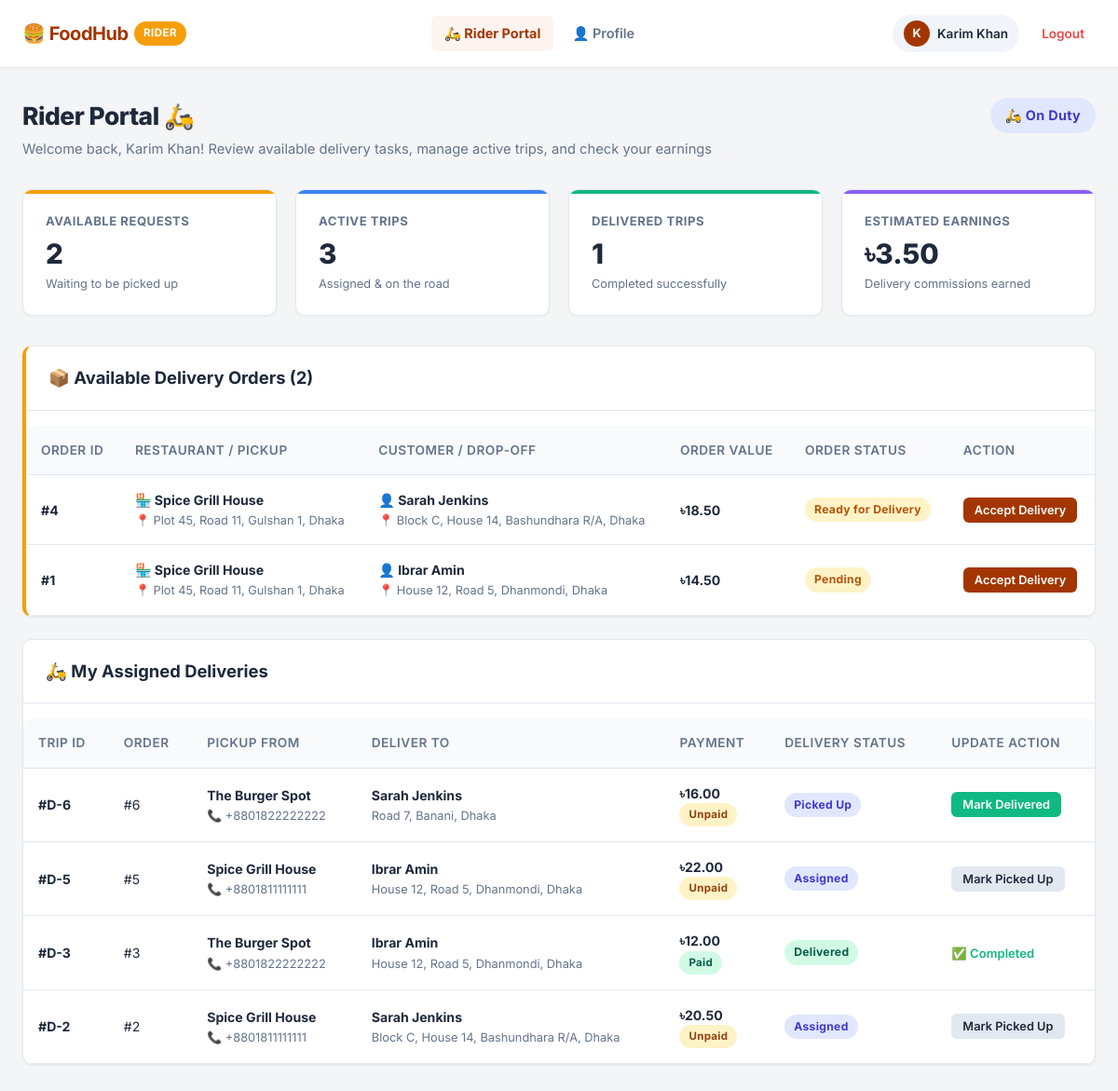
Screenshot of /rider/dashboard.php (signed in) with the database file from the repository.
### tables this page shows
CREATE TABLE orders (
    order_id INT AUTO_INCREMENT PRIMARY KEY,
    customer_id INT NOT NULL,
    restaurant_id INT NOT NULL,
    total_amount DECIMAL(10, 2) NOT NULL,
    order_status ENUM('Pending', 'Preparing', 'Ready for Delivery', 'Out for Delivery', 'Delivered', 'Cancelled') DEFAULT 'Pending',
    delivery_address TEXT NOT NULL,
    payment_method VARCHAR(50) DEFAULT 'Cash on Delivery',
    payment_status ENUM('Unpaid', 'Paid') DEFAULT 'Unpaid',
    created_at TIMESTAMP DEFAULT CURRENT_TIMESTAMP,
    updated_at TIMESTAMP DEFAULT CURRENT_TIMESTAMP ON UPDATE CURRENT_TIMESTAMP,
    FOREIGN KEY (customer_id) REFERENCES users(user_id) ON DELETE CASCADE,
    FOREIGN KEY (restaurant_id) REFERENCES restaurants(restaurant_id) ON DELETE CASCADE
);

CREATE TABLE restaurants (
    restaurant_id INT AUTO_INCREMENT PRIMARY KEY,
    user_id INT NOT NULL,
    name VARCHAR(150) NOT NULL,
    description TEXT,
    address VARCHAR(255) NOT NULL,
    phone VARCHAR(20),
    cuisine_type VARCHAR(100) DEFAULT 'Traditional',
    status ENUM('Pending', 'Approved', 'Rejected', 'Suspended') DEFAULT 'Pending',
    rejection_reason VARCHAR(255) NULL,
    is_open TINYINT(1) DEFAULT 1,
    created_at TIMESTAMP DEFAULT CURRENT_TIMESTAMP,
    updated_at TIMESTAMP DEFAULT CURRENT_TIMESTAMP ON UPDATE CURRENT_TIMESTAMP,
    FOREIGN KEY (user_id) REFERENCES users(user_id) ON DELETE CASCADE
);

CREATE TABLE users (
    user_id INT AUTO_INCREMENT PRIMARY KEY,
    name VARCHAR(100) NOT NULL,
    username VARCHAR(50) NOT NULL UNIQUE,
    email VARCHAR(100) NOT NULL UNIQUE,
    phone VARCHAR(20) NULL,
    role ENUM('Administrator', 'Customer', 'Restaurant Manager', 'Rider') NOT NULL DEFAULT 'Customer',
    password VARCHAR(255) NOT NULL,
    address TEXT NULL,
    status ENUM('Active', 'Inactive', 'Suspended') NOT NULL DEFAULT 'Active',
    created_at TIMESTAMP DEFAULT CURRENT_TIMESTAMP,
    updated_at TIMESTAMP DEFAULT CURRENT_TIMESTAMP ON UPDATE CURRENT_TIMESTAMP
);

CREATE TABLE deliveries (
    delivery_id INT AUTO_INCREMENT PRIMARY KEY,
    order_id INT NOT NULL UNIQUE,
    rider_id INT NULL,
    delivery_status ENUM('Pending Assignment', 'Assigned', 'Picked Up', 'Delivered', 'Cancelled') DEFAULT 'Pending Assignment',
    assigned_at TIMESTAMP NULL,
    pickup_time TIMESTAMP NULL,
    delivered_at TIMESTAMP NULL,
    rider_earning DECIMAL(10, 2) NOT NULL DEFAULT 0.00,
    rider_note VARCHAR(500) NULL,
    created_at TIMESTAMP DEFAULT CURRENT_TIMESTAMP,
    updated_at TIMESTAMP DEFAULT CURRENT_TIMESTAMP ON UPDATE CURRENT_TIMESTAMP,
    FOREIGN KEY (order_id) REFERENCES orders(order_id) ON DELETE CASCADE,
    FOREIGN KEY (rider_id) REFERENCES users(user_id) ON DELETE SET NULL
);

### rider/dashboard.php (called while the page is built)
<?php
require_once __DIR__ . '/../controllers/dashboard_controller.php';
require_once __DIR__ . '/../views/rider/dashboard.php';

### controllers/dashboard_controller.php (called while the page is built, shortened)
<?php
require_once __DIR__ . '/../config/db.php';
require_once __DIR__ . '/../models/delivery_model.php';
$user_id = intval($_SESSION['user_id']);
$user_role = normalize_role($_SESSION['role'] ?? 'Customer');
$user_name = $_SESSION['name'] ?? $_SESSION['username'] ?? 'User';
if ($user_role === 'Customer') {
    require_once __DIR__ . '/../models/customer_model.php';
    $customer_id = $user_id;
    $customer_name = $user_name;
    $customer_stats = get_customer_order_stats($conn, $customer_id);
    $all_orders = get_customer_orders($conn, $customer_id);
    $total_orders = count($all_orders);
    $active_orders = array_values(array_filter($all_orders, function($o) {
        return in_array($o['order_status'], ['Pending', 'Preparing', 'Ready for Delivery', 'Out for Delivery'], true);
    }));
    $favorites = get_customer_favorites($conn, $customer_id);
    $total_favorites = count($favorites);
    $reviews = get_customer_reviews($conn, $customer_id);
    $total_reviews = count($reviews);
    $featured_restaurants = get_customer_approved_restaurants($conn, null, $customer_id);
    $featured_restaurants = array_slice($featured_restaurants, 0, 4);
    $unreviewed_items = get_unreviewed_delivered_items($conn, $customer_id);
    $my_orders = $all_orders;
    $partner_restaurants = get_approved_restaurants($conn, 6);
}
elseif ($user_role === 'Rider') {
    $rider_stats = get_rider_stats($conn, $user_id);
    $available_deliveries = get_available_deliveries($conn);
    $my_deliveries = get_deliveries_by_rider_id($conn, $user_id);
}
elseif ($user_role === 'Administrator') {
    require_once __DIR__ . '/admin/dashboard_controller.php';
}

### models/delivery_model.php (called while the page is built, shortened)
<?php
function get_available_deliveries($conn) {
    $sql = "
        SELECT
            o.order_id,
            o.total_amount,
            o.order_status,
            o.delivery_address,
            o.created_at,
            r.name AS restaurant_name,
            r.address AS restaurant_address,
            r.phone AS restaurant_phone,
            u.name AS customer_name,
            u.phone AS customer_phone,
            d.delivery_id,
            COALESCE(d.delivery_status, 'Pending Assignment') AS delivery_status
        FROM orders o
        JOIN restaurants r ON o.restaurant_id = r.restaurant_id
        JOIN users u ON o.customer_id = u.user_id
        LEFT JOIN deliveries d ON o.order_id = d.order_id
        WHERE (d.rider_id IS NULL OR d.delivery_status = 'Pending Assignment')
          AND o.order_status IN ('Pending', 'Preparing', 'Ready for Delivery')
        ORDER BY o.order_id DESC
    ";
    $result = mysqli_query($conn, $sql);
    $deliveries = [];
    if ($result) {
        while ($row = mysqli_fetch_assoc($result)) {
            $deliveries[] = $row;
        }
    }
    return $deliveries;
}
function get_deliveries_by_rider_id($conn, $rider_id) {
    $rider_id = intval($rider_id);
    $stmt = mysqli_prepare($conn, "
        SELECT
            d.delivery_id,
            d.delivery_status,
            d.assigned_at,
            d.delivered_at,
            o.order_id,
            o.total_amount,
            o.order_status,
            o.delivery_address,
            o.payment_method,
            o.payment_status,
            r.name AS restaurant_name,
            r.address AS restaurant_address,
            r.phone AS restaurant_phone,
            u.name AS customer_name,
            u.phone AS customer_phone
        FROM deliveries d
        JOIN orders o ON d.order_id = o.order_id
        JOIN restaurants r ON o.restaurant_id = r.restaurant_id
        JOIN users u ON o.customer_id = u.user_id
        WHERE d.rider_id = ?
        ORDER BY d.delivery_id DESC
    ");
    mysqli_stmt_bind_param($stmt, "i", $rider_id);
    mysqli_stmt_execute($stmt);
    $result = mysqli_stmt_get_result($stmt);
    $deliveries = [];
    if ($result) {
        while ($row = mysqli_fetch_assoc($result)) {
            $deliveries[] = $row;
        }
    }
    return $deliveries;
}
function get_rider_stats($conn, $rider_id) {
    $rider_id = intval($rider_id);
    $stmt = mysqli_prepare($conn, "
        SELECT
            COUNT(*) AS total_assigned,
            SUM(CASE WHEN delivery_status IN ('Assigned', 'Picked Up') THEN 1 ELSE 0 END) AS active_deliveries,
            SUM(CASE WHEN delivery_status = 'Delivered' THEN 1 ELSE 0 END) AS completed_deliveries
        FROM deliveries
        WHERE rider_id = ?
    ");
    $stats = ['total_assigned' => 0, 'total_deliveries' => 0, 'active_deliveries' => 0, 'completed_deliveries' => 0, 'total_earnings' => 0.0];
    if ($stmt) {
        mysqli_stmt_bind_param($stmt, "i", $rider_id);
        mysqli_stmt_execute($stmt);
        $res = mysqli_stmt_get_result($stmt);
        if ($res && $row = mysqli_fetch_assoc($res)) {
            $stats['total_assigned']       = intval($row['total_assigned'] ?? 0);
            $stats['total_deliveries']     = intval($row['total_assigned'] ?? 0);
            $stats['active_deliveries']    = intval($row['active_deliveries'] ?? 0);
            $stats['completed_deliveries'] = intval($row['completed_deliveries'] ?? 0);
            $stats['total_earnings']       = $stats['completed_deliveries'] * 3.50;
        }
    }
    return $stats;
}

### views/rider/dashboard.php (the view, shortened to what this page needs)
<?php
require_once __DIR__ . '/../partials/header.php';
require_once __DIR__ . '/../partials/navbar.php';
?>
<div class="main-wrapper">
    <div class="page-header">
        <div>
            <h1 class="page-title">Rider Portal 🛵</h1>
            <p class="page-subtitle">Welcome back, <?php echo htmlspecialchars($user_name); ?>! Review available delivery tasks, manage active trips, and check your earnings</p>
        </div>
        <div>
            <span class="badge badge-rider" style="font-size: 0.9rem; padding: 8px 16px;">🛵 On Duty</span>
        </div>
    </div>
    <div class="stats-grid">
        <div class="stat-card" style="--card-accent: #f59e0b;">
            <div class="stat-title">Available Requests</div>
            <div class="stat-value"><?php echo count($available_deliveries); ?></div>
            <div class="stat-desc">Waiting to be picked up</div>
        </div>
        <div class="stat-card" style="--card-accent: #3b82f6;">
            <div class="stat-title">Active Trips</div>
            <div class="stat-value"><?php echo number_format($rider_stats['active_deliveries']); ?></div>
            <div class="stat-desc">Assigned & on the road</div>
        </div>
        <div class="stat-card" style="--card-accent: #10b981;">
            <div class="stat-title">Delivered Trips</div>
            <div class="stat-value"><?php echo number_format($rider_stats['completed_deliveries']); ?></div>
            <div class="stat-desc">Completed successfully</div>
        </div>
        <div class="stat-card" style="--card-accent: #8b5cf6;">
            <div class="stat-title">Estimated Earnings</div>
            <div class="stat-value">৳<?php echo number_format($rider_stats['total_earnings'], 2); ?></div>
            <div class="stat-desc">Delivery commissions earned</div>
        </div>
    </div>
    <div class="card" style="margin-bottom: 24px; border-left: 4px solid #f59e0b;">
        <div class="card-header">
            <h2 class="card-title">📦 Available Delivery Orders (<?php echo count($available_deliveries); ?>)</h2>
        </div>
        <div class="table-responsive">
            <table class="data-table">
                <thead>
                    <tr>
                        <th>Order ID</th>
                        <th>Restaurant / Pickup</th>
                        <th>Customer / Drop-off</th>
                        <th>Order Value</th>
                        <th>Order Status</th>
                        <th>Action</th>
                    </tr>
                </thead>
                <tbody>
                    <?php if (!empty($available_deliveries)): ?>
                        <?php foreach ($available_deliveries as $avail): ?>
                        <tr>
                            <td><strong>#<?php echo $avail['order_id']; ?></strong></td>
                            <td>
                                <strong>🏪 <?php echo htmlspecialchars($avail['restaurant_name']); ?></strong><br>
                                <span style="font-size: 0.8rem; color: var(--text-muted);">📍 <?php echo htmlspecialchars($avail['restaurant_address']); ?></span>
                            </td>
                            <td>
                                <strong>👤 <?php echo htmlspecialchars($avail['customer_name']); ?></strong><br>
                                <span style="font-size: 0.8rem; color: var(--text-muted);">📍 <?php echo htmlspecialchars($avail['delivery_address']); ?></span>
                            </td>
                            <td><strong>৳<?php echo number_format((float)$avail['total_amount'], 2); ?></strong></td>
                            <td><span class="badge badge-manager"><?php echo htmlspecialchars($avail['order_status']); ?></span></td>
                            <td>
                                <form action="<?php echo htmlspecialchars($_SERVER['PHP_SELF']); ?>" method="POST">
                                    <button type="submit" class="btn btn-primary btn-sm">Accept Delivery</button>
                                </form>
                            </td>
                        </tr>
                        <?php endforeach; ?>
                    <?php endif; ?>
                </tbody>
            </table>
        </div>
    </div>
    <div class="card">
        <div class="card-header">
            <h2 class="card-title">🛵 My Assigned Deliveries</h2>
        </div>
        <div class="table-responsive">
            <table class="data-table">
                <thead>
                    <tr>
                        <th>Trip ID</th>
                        <th>Order</th>
                        <th>Pickup From</th>
                        <th>Deliver To</th>
                        <th>Payment</th>
                        <th>Delivery Status</th>
                        <th>Update Action</th>
                    </tr>
                </thead>
                <tbody>
                    <?php if (!empty($my_deliveries)): ?>
                        <?php foreach ($my_deliveries as $deliv): ?>
                        <tr>
                            <td><strong>#D-<?php echo $deliv['delivery_id']; ?></strong></td>
                            <td>#<?php echo $deliv['order_id']; ?></td>
                            <td>
                                <strong><?php echo htmlspecialchars($deliv['restaurant_name']); ?></strong><br>
                                <span style="font-size: 0.8rem; color: var(--text-muted);">📞 <?php echo htmlspecialchars($deliv['restaurant_phone']); ?></span>
                            </td>
                            <td>
                                <strong><?php echo htmlspecialchars($deliv['customer_name']); ?></strong><br>
                                <span style="font-size: 0.8rem; color: var(--text-muted);"><?php echo htmlspecialchars($deliv['delivery_address']); ?></span>
                            </td>
                            <td>
                                <strong>৳<?php echo number_format((float)$deliv['total_amount'], 2); ?></strong><br>
                                <span class="badge <?php echo ($deliv['payment_status'] === 'Paid') ? 'badge-delivered' : 'badge-pending'; ?>" style="font-size: 0.72rem;">
                                    <?php echo htmlspecialchars($deliv['payment_status']); ?>
                                </span>
                            </td>
                            <td>
                                <?php
                                $ds = $deliv['delivery_status'];
                                $badgeClass = 'badge-pending';
                                if ($ds === 'Delivered') $badgeClass = 'badge-delivered';
                                elseif ($ds === 'Picked Up' || $ds === 'Assigned') $badgeClass = 'badge-rider';
                                ?>
                                <span class="badge <?php echo $badgeClass; ?>"><?php echo htmlspecialchars($ds); ?></span>
                            </td>
                            <td>
                                <?php if ($deliv['delivery_status'] !== 'Delivered'): ?>
                                    <form action="<?php echo htmlspecialchars($_SERVER['PHP_SELF']); ?>" method="POST" style="display: flex; gap: 6px;">
                                        <?php if ($deliv['delivery_status'] === 'Assigned'): ?>
                                            <button type="submit" class="btn btn-secondary btn-sm">Mark Picked Up</button>
                                        <?php elseif ($deliv['delivery_status'] === 'Picked Up'): ?>
                                            <button type="submit" class="btn btn-success btn-sm" style="background: #10b981; color: #fff; border: none;">Mark Delivered</button>
                                        <?php endif; ?>
                                    </form>
                                <?php else: ?>
                                    <span style="font-size: 0.82rem; color: #10b981; font-weight: 600;">✅ Completed</span>
                                <?php endif; ?>
                            </td>
                        </tr>
                        <?php endforeach; ?>
                    <?php endif; ?>
                </tbody>
            </table>
        </div>
    </div>
</div>
<?php require_once __DIR__ . '/../partials/footer.php'; ?>

### rows the page displays
orders: order_id "4", restaurant.name "Spice Grill House", restaurant.address "Plot 45, Road 11, Gulshan 1, Dhaka", customer.name "Sarah Jenkins", delivery_address "Block C, House 14, Bashundhara R/A, Dhaka", total_amount "18.50", order_status "Ready for Delivery"
orders: order_id "1", restaurant.name "Spice Grill House", restaurant.address "Plot 45, Road 11, Gulshan 1, Dhaka", customer.name "Ibrar Amin", delivery_address "House 12, Road 5, Dhanmondi, Dhaka", total_amount "14.50", order_status "Pending"
deliveries: delivery_id "6", order.order_id "6", restaurants.name "The Burger Spot", restaurants.phone "+8801822222222", users.name "Sarah Jenkins", order.delivery_address "Road 7, Banani, Dhaka", order.total_amount "16.00", order.payment_status "Unpaid", delivery_status "Picked Up", shows "Mark Delivered"
deliveries: delivery_id "5", order.order_id "5", restaurants.name "Spice Grill House", restaurants.phone "+8801811111111", users.name "Ibrar Amin", order.delivery_address "House 12, Road 5, Dhanmondi, Dhaka", order.total_amount "22.00", order.payment_status "Unpaid", delivery_status "Assigned", shows "Mark Picked Up"
deliveries: delivery_id "3", order.order_id "3", restaurants.name "The Burger Spot", restaurants.phone "+8801822222222", users.name "Ibrar Amin", order.delivery_address "House 12, Road 5, Dhanmondi, Dhaka", order.total_amount "12.00", order.payment_status "Paid", delivery_status "Delivered", shows "✅ Completed"
deliveries: delivery_id "2", order.order_id "2", restaurants.name "Spice Grill House", restaurants.phone "+8801811111111", users.name "Sarah Jenkins", order.delivery_address "Block C, House 14, Bashundhara R/A, Dhaka", order.total_amount "20.50", order.payment_status "Unpaid", delivery_status "Assigned", shows "Mark Picked Up"

### other values shown
substr($display_username, 0, 1) "K"
$display_username "Karim Khan"
$user_name "Karim Khan"
count($available_deliveries) "2"
$rider_stats['active_deliveries'] "3"
$rider_stats['completed_deliveries'] "1"
$rider_stats['total_earnings'] "3.50"
